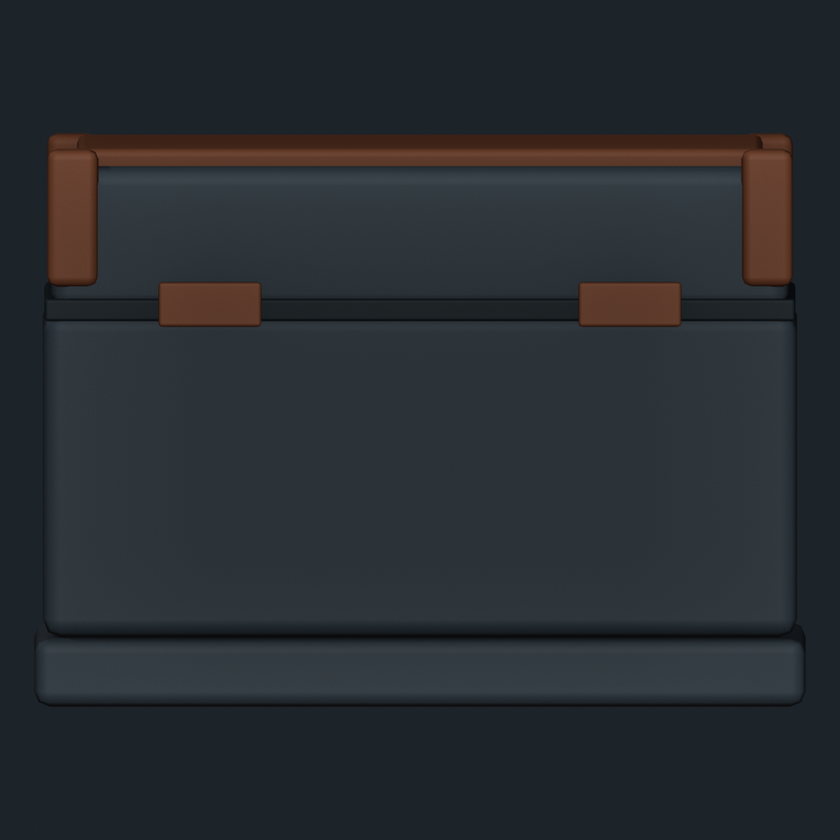
#> input picture assets/_staging/meshy/loot_container_derelict_v1/01a05d53-a25e-73e9-9b2a-376899969470/source_back.png, 840 x 840 px, shrunk from 1024 x 1024 before the run
$ python inpaint_tile_edges.py --input-dir ../assets/_staging/meshy/loot_container_derelict_v1/01a05d53-a25e-73e9-9b2a-376899969470 --output-dir out
#> lines starting #> are read from the running program, lines starting #| are printed output that depends on the picture; after the words box and inside, x2 and y2 are one past the last pixel; in counts of white or black regions, pixels touching at a corner belong together
#!/usr/bin/env python3
"""Make generated tile textures friendlier to modular tiling.

The default operation is deliberately offline and deterministic.  It mirrors
matching pixels from the opposite edge of a tile and blends the pair together
with a linear falloff across an eight-pixel border.  This avoids requiring
ComfyUI or a GPU while making the first/last rows and columns agree better when
tiles are placed next to one another.

Usage::

    python3 tools/inpaint_tile_edges.py \
        --input-dir assets/tiles/synaptic_sea/ \
        --output-dir assets/tiles/synaptic_sea/

    python3 tools/inpaint_tile_edges.py \
        --input-dir assets/tiles/synaptic_sea/ \
        --output-dir /tmp/seamless_test/ \
        --test-grid

Each source image produces ``{stem}_edge_mask.png`` and
``{stem}_seamless.png``.  Generated mask/seamless/grid files are ignored on a
subsequent run, which makes using the same input and output directory safe.
"""

from __future__ import annotations

import argparse
import sys
from pathlib import Path
from typing import Any, Iterable, Sequence

try:
    from PIL import Image as _PILImage
except ModuleNotFoundError:  # pragma: no cover - depends on the host install
    _PILImage = None

Image: Any = _PILImage


BORDER_PIXELS = 8
_GENERATED_SUFFIXES = ("_edge_mask", "_seamless", "_test_grid")


def _source_pngs(input_dir: Path) -> list[Path]:
    """Return source PNGs in a stable order, excluding our generated files."""

    paths = []
    for path in input_dir.iterdir():
        if not path.is_file() or path.suffix.lower() != ".png":
            continue
        if path.stem.lower().endswith(_GENERATED_SUFFIXES):
            continue
        paths.append(path)
    return sorted(paths, key=lambda path: path.name.lower())


def _effective_border(width: int, height: int) -> int:
    """Use eight pixels where possible, shrinking for tiny test images."""

    return max(1, min(BORDER_PIXELS, width // 2 or 1, height // 2 or 1))


def make_edge_mask(size: tuple[int, int], border: int = BORDER_PIXELS):
    """Return an L image with a white border and a black interior."""

    if Image is None:  # pragma: no cover - guarded by main
        raise RuntimeError("Pillow is required to create an edge mask")

    width, height = size
    mask = Image.new("L", size, 0)
    pixels = [0] * (width * height)
    for y in range(height):
        edge_row = y < border or y >= height - border
        for x in range(width):
            if edge_row or x < border or x >= width - border:
                pixels[y * width + x] = 255
    mask.putdata(pixels)
    return mask


def _mix(first: Sequence[int], second: Sequence[int], amount: float) -> tuple[int, ...]:
    """Linearly interpolate two pixels and round to integer channel values."""

    return tuple(
        max(0, min(255, int(round(a + (b - a) * amount))))
        for a, b in zip(first, second)
    )


def _blend_opposite_edges(
    pixels: list[tuple[int, ...]],
    width: int,
    height: int,
    border: int,
) -> None:
    """Blend opposite edge pairs toward one another in-place.

    For each distance ``d`` from an edge, the top row and the vertically
    mirrored bottom row are moved toward the same midpoint.  The same operation
    is then applied to the left/right columns.  At distance zero the edge is
    changed most strongly; the blend falls linearly to a small amount at the
    inner edge of the border.
    """

    def strength(distance: int) -> float:
        # Keep a visible transition on the inner border row while making the
        # actual outermost edge the strongest correction.
        return (border - distance) / border

    for distance in range(border):
        amount = strength(distance)
        top_y = distance
        bottom_y = height - 1 - distance
        for x in range(width):
            top_index = top_y * width + x
            bottom_index = bottom_y * width + x
            target = _mix(pixels[top_index], pixels[bottom_index], 0.5)
            pixels[top_index] = _mix(pixels[top_index], target, amount)
            pixels[bottom_index] = _mix(pixels[bottom_index], target, amount)

    for distance in range(border):
        amount = strength(distance)
        left_x = distance
        right_x = width - 1 - distance
        for y in range(height):
            left_index = y * width + left_x
            right_index = y * width + right_x
            target = _mix(pixels[left_index], pixels[right_index], 0.5)
            pixels[left_index] = _mix(pixels[left_index], target, amount)
            pixels[right_index] = _mix(pixels[right_index], target, amount)


def make_seamless(image):
    """Return a copy with edge-mirrored RGB/RGBA pixels.

    Pillow modes other than RGB/RGBA are converted to RGBA so the operation is
    predictable for palette, grayscale, or indexed PNGs.  RGB/RGBA modes are
    retained so callers do not unexpectedly change ordinary tile assets.
    """

    if Image is None:  # pragma: no cover - guarded by main
        raise RuntimeError("Pillow is required to process tile images")

    if image.mode not in {"RGB", "RGBA"}:
        image = image.convert("RGBA")
    else:
        image = image.copy()

    width, height = image.size
    border = _effective_border(width, height)
    pixels = list(image.getdata())
    _blend_opposite_edges(pixels, width, height, border)
    image.putdata(pixels)
    return image, border


def _floor_candidate(paths: Iterable[Path]) -> Path | None:
    """Select a non-corridor floor source first for the tiling preview."""

    candidates = [path for path in paths if "floor" in path.stem.lower()]
    if not candidates:
        return None
    non_corridor = [path for path in candidates if "corridor" not in path.stem.lower()]
    return sorted(non_corridor or candidates, key=lambda path: path.name.lower())[0]


def _save_test_grid(image, output_dir: Path, source_path: Path):
    """Save a 3x3 repetition of the processed floor image."""

    width, height = image.size
    grid = Image.new(image.mode, (width * 3, height * 3))
    for row in range(3):
        for column in range(3):
            grid.paste(image, (column * width, row * height))
    output_path = output_dir / f"{source_path.stem}_test_grid.png"
    grid.save(output_path)
    return output_path


def process_image(source_path: Path, output_dir: Path):
    """Create the edge mask and seamless output for one source PNG."""

    if Image is None:  # pragma: no cover - guarded by main
        raise RuntimeError("Pillow is required to process tile images")

    with Image.open(source_path) as source:
        image, border = make_seamless(source)
        mask = make_edge_mask(source.size, border=border)

    mask_path = output_dir / f"{source_path.stem}_edge_mask.png"
    output_path = output_dir / f"{source_path.stem}_seamless.png"
    mask.save(mask_path)
    image.save(output_path)
    return output_path, mask_path, image, border


def main(argv: Sequence[str] | None = None) -> int:
    parser = argparse.ArgumentParser(description=__doc__)
    parser.add_argument("--input-dir", required=True, help="directory containing source PNG tiles")
    parser.add_argument("--output-dir", required=True, help="directory for masks and seamless PNGs")
    parser.add_argument(
        "--test-grid",
        action="store_true",
        help="also save a 3x3 tiling preview of the first floor tile found",
    )
    args = parser.parse_args(argv)

    if Image is None:
        print(
            "ERROR: Pillow is not installed. Install it with 'python3 -m pip install Pillow' "
            "before processing tile PNGs.",
            file=sys.stderr,
        )
        return 2

    input_dir = Path(args.input_dir).expanduser()
    output_dir = Path(args.output_dir).expanduser()
    if not input_dir.is_dir():
        print(f"ERROR: input directory does not exist: {input_dir}", file=sys.stderr)
        return 2
    output_dir.mkdir(parents=True, exist_ok=True)

    sources = _source_pngs(input_dir)
    if not sources:
        print(f"No source PNGs found in {input_dir}")
        return 0

    successes = 0
    failures = 0
    floor_image = None
    floor_source = _floor_candidate(sources) if args.test_grid else None

    for source_path in sources:
        try:
            output_path, mask_path, image, border = process_image(source_path, output_dir)
#> in process_image, source is the input picture: PIL image 840x840 RGB; mean R, G, B 40.4, 45.1, 49.6
#> in make_seamless, `pixels = list(image.getdata())`: pixels = 705600 items
#> in process_image, `image, border = make_seamless(source)`: border = 8
#> in make_edge_mask, `mask = Image.new("L", size, 0)`: mask: PIL image 840x840 L; every value is 0
#> the loop in make_edge_mask, `for y in range(height):` made 840 passes
#> edge_row on passes 1 to 3: True, True, True
#> after the loop in make_edge_mask, `for y in range(height):`: pixels = 705600 items
#> in make_edge_mask, `mask.putdata(pixels)`:
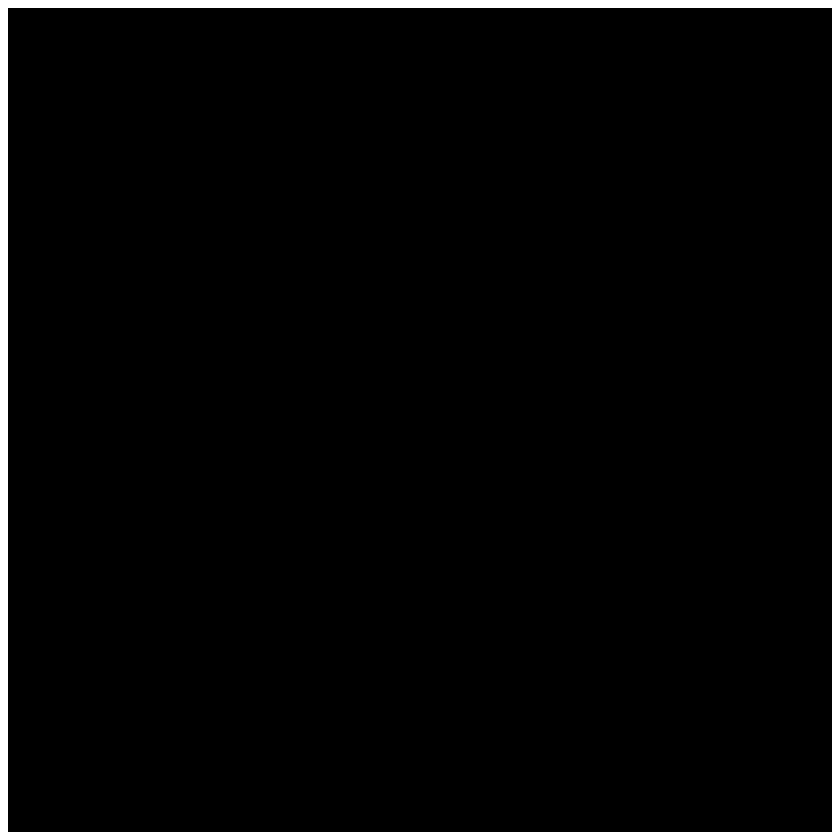
#> mask: PIL image 840x840 L; 3.8% white; 1 white region, box (x1, y1, x2, y2) and area: (0, 0, 840, 840) 26624
#> border = 8
        except (OSError, ValueError, RuntimeError) as exc:
            failures += 1
            print(f"FAIL {source_path.name}: {exc}", file=sys.stderr)
            continue

        successes += 1
        print(
            f"OK {source_path.name}: {output_path.name} "
            f"(mask={mask_path.name}, border={border}px)"
        )
#| OK source_back.png: source_back_seamless.png (mask=source_back_edge_mask.png, border=8px)
        if floor_source == source_path:
            floor_image = image

    if floor_image is not None and floor_source is not None:
        try:
            grid_path = _save_test_grid(floor_image, output_dir, floor_source)
        except OSError as exc:
            failures += 1
            print(f"FAIL test grid for {floor_source.name}: {exc}", file=sys.stderr)
        else:
            print(f"OK test grid: {grid_path}")
    elif args.test_grid:
        print("No floor tile found; skipped --test-grid preview")

    print(f"\nSummary: {successes} processed, {failures} failures")
    return 0 if failures == 0 else 1


if __name__ == "__main__":
    raise SystemExit(main())
#> (the program exits here)
